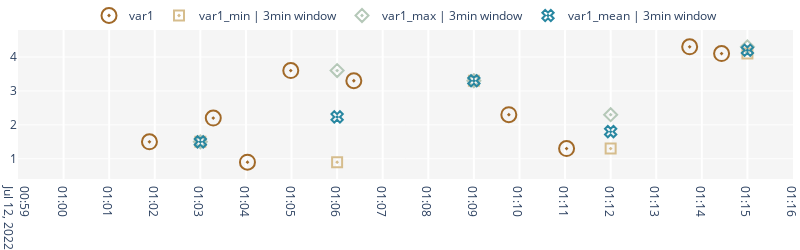

Write notebook code for a chart like this one.
### Code cell
list_symbol = ["circle-open-dot", "square-open-dot", "diamond-open-dot", "x-open-dot"]

n_colors = len(list_symbol)
list_colors = px.colors.sample_colorscale(colorscale, [n/(n_colors -1) for n in range(n_colors)])
random.shuffle(copy.deepcopy(list_colors))

fig = go.Figure()
    
i_label = 0
for col in df_test.columns:

    fig.add_trace(go.Scatter(
        mode="markers",
        x=df_test.index.values,
        y=df_test[col].values,
        name=col,
        marker=dict(
            symbol=list_symbol[i_label],
            size=15,
            line_width=2,
        ),
        line=dict(
            color=list_colors[i_label],
        ),
    ))

    i_label+=1
    
for col in df_resample.columns:

    fig.add_trace(go.Scatter(
        mode="markers",
        x=df_resample.index.values,
        y=df_resample[col].values,
        name=col,
        marker=dict(
            symbol=list_symbol[i_label],
            size=10,
            line_width=2,
        ),
        line=dict(
            color=list_colors[i_label],
        ),
    ))

    i_label+=1

fig.update_layout(
    width=800,
    height=250,
    margin=dict(
        l=0,
        r=0,
        t=30,
        b=0,
    ),
    plot_bgcolor="rgb(245,245,245)",
    legend=dict(
        orientation="h",
        yanchor="bottom",
        y=1,
        xanchor="center",
        x=0.5,
    )
)

fig.update_xaxes(
    range=["2022-07-12 00:59:00+06:00","2022-07-12 01:16:00+06:00"],
    dtick=1000*60,
    showgrid=True,
    gridwidth=2, 
)

filename = "example_feat_stats"
pio.write_image(fig, path + "/" + filename + ".svg")
# https://stackoverflow.com/questions/51450134/how-to-convert-svg-to-png-or-jpeg-in-python
image = pyvips.Image.thumbnail(path + "/" + filename + ".svg", 3000)
image.write_to_file(path + "/" + filename + ".png")

fig.show()

# #     if i== 1:
# #         break

# i+=1

### Figure 1 — Plotly figure (JSON) as saved in the notebook; plotly's stock layout.template omitted (floating-point values rounded to 4 significant figures)
{"data": [{"line": {"color": "rgb(161, 105, 40)"}, "marker": {"line": {"width": 2}, "size": 15, "symbol": "circle-open-dot"}, "mode": "markers", "name": "var1", "type": "scatter", "x": ["2022-07-12T01:00:00.000000000", "2022-07-12T01:01:53.000000000", "2022-07-12T01:03:17.000000000", "2022-07-12T01:04:02.000000000", "2022-07-12T01:04:59.000000000", "2022-07-12T01:05:00.000000000", "2022-07-12T01:06:22.000000000", "2022-07-12T01:09:46.000000000", "2022-07-12T01:10:00.000000000", "2022-07-12T01:11:02.000000000", "2022-07-12T01:13:44.000000000", "2022-07-12T01:14:26.000000000", "2022-07-12T01:15:00.000000000"], "y": [null, 1.5, 2.2, 0.9, 3.6, null, 3.3, 2.3, null, 1.3, 4.3, 4.1, null]}, {"line": {"color": "rgb(214, 189, 141)"}, "marker": {"line": {"width": 2}, "size": 10, "symbol": "square-open-dot"}, "mode": "markers", "name": "var1_min | 3min window", "type": "scatter", "x": ["2022-07-12T01:00:00.000000000", "2022-07-12T01:03:00.000000000", "2022-07-12T01:06:00.000000000", "2022-07-12T01:09:00.000000000", "2022-07-12T01:12:00.000000000", "2022-07-12T01:15:00.000000000"], "y": [null, 1.5, 0.9, 3.3, 1.3, 4.1]}, {"line": {"color": "rgb(181, 200, 184)"}, "marker": {"line": {"width": 2}, "size": 10, "symbol": "diamond-open-dot"}, "mode": "markers", "name": "var1_max | 3min window", "type": "scatter", "x": ["2022-07-12T01:00:00.000000000", "2022-07-12T01:03:00.000000000", "2022-07-12T01:06:00.000000000", "2022-07-12T01:09:00.000000000", "2022-07-12T01:12:00.000000000", "2022-07-12T01:15:00.000000000"], "y": [null, 1.5, 3.6, 3.3, 2.3, 4.3]}, {"line": {"color": "rgb(40, 135, 161)"}, "marker": {"line": {"width": 2}, "size": 10, "symbol": "x-open-dot"}, "mode": "markers", "name": "var1_mean | 3min window", "type": "scatter", "x": ["2022-07-12T01:00:00.000000000", "2022-07-12T01:03:00.000000000", "2022-07-12T01:06:00.000000000", "2022-07-12T01:09:00.000000000", "2022-07-12T01:12:00.000000000", "2022-07-12T01:15:00.000000000"], "y": [null, 1.5, 2.233, 3.3, 1.8, 4.2]}], "layout": {"height": 250, "legend": {"orientation": "h", "x": 0.5, "xanchor": "center", "y": 1, "yanchor": "bottom"}, "margin": {"b": 0, "l": 0, "r": 0, "t": 30}, "plot_bgcolor": "rgb(245,245,245)", "width": 800, "xaxis": {"dtick": 60000, "gridwidth": 2, "range": ["2022-07-12 00:59:00+06:00", "2022-07-12 01:16:00+06:00"], "showgrid": true}}}
